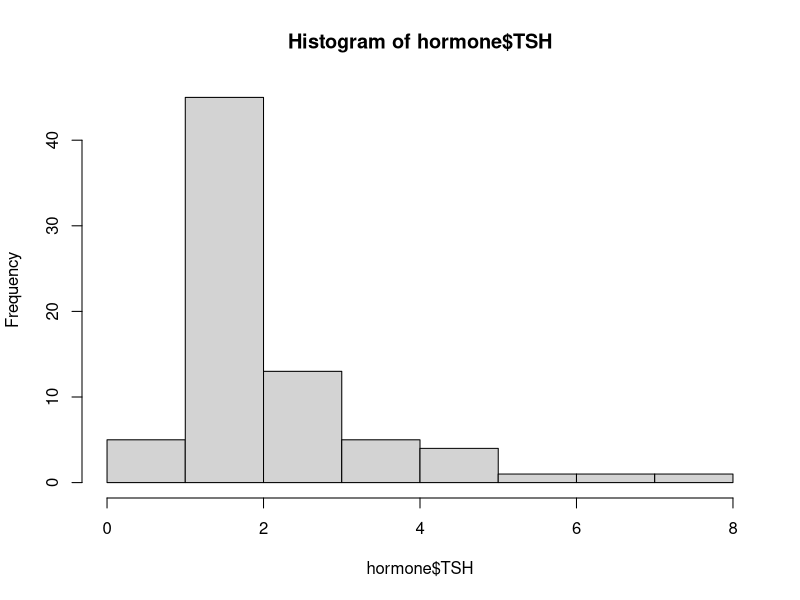

The R script that drew this image:
## ---- chunk 1
#Retain (and do not edit) this code chunk!!!
library(knitr)
knitr::opts_chunk$set(echo = FALSE)
knitr::opts_chunk$set(message = FALSE)
## ---- chunk 2
#Q1
pnorm(-0.21)
## ---- chunk 3
#Q2
pnorm(0.53) - pnorm(-1.44)
## ---- chunk 4
#Q3
1-qnorm(1-0.4180)
## ---- chunk 5
#Q4
1-pnorm((600-510)/115)
## ---- chunk 6
#Q5
pnorm((450-510)/115)
## ---- chunk 7
#Q6
pnorm((600-510)/115) - pnorm((450-510)/115)
## ---- chunk 8
#Q7
(620-510)/115
## ---- chunk 9
#Q9
qnorm(0.90, mean = 510, sd = 115)
## ---- chunk 10
#Q10
pnorm(485, mean = 510, sd = 115/sqrt(100))

## ---- chunk 11
#Q11

hormone <- read.csv('Hormone.csv')
str(hormone)

hist(hormone$TSH)

## ---- chunk 12
#Q13
median(hormone$TSH)
mean(hormone$TSH)
sd(hormone$TSH)
